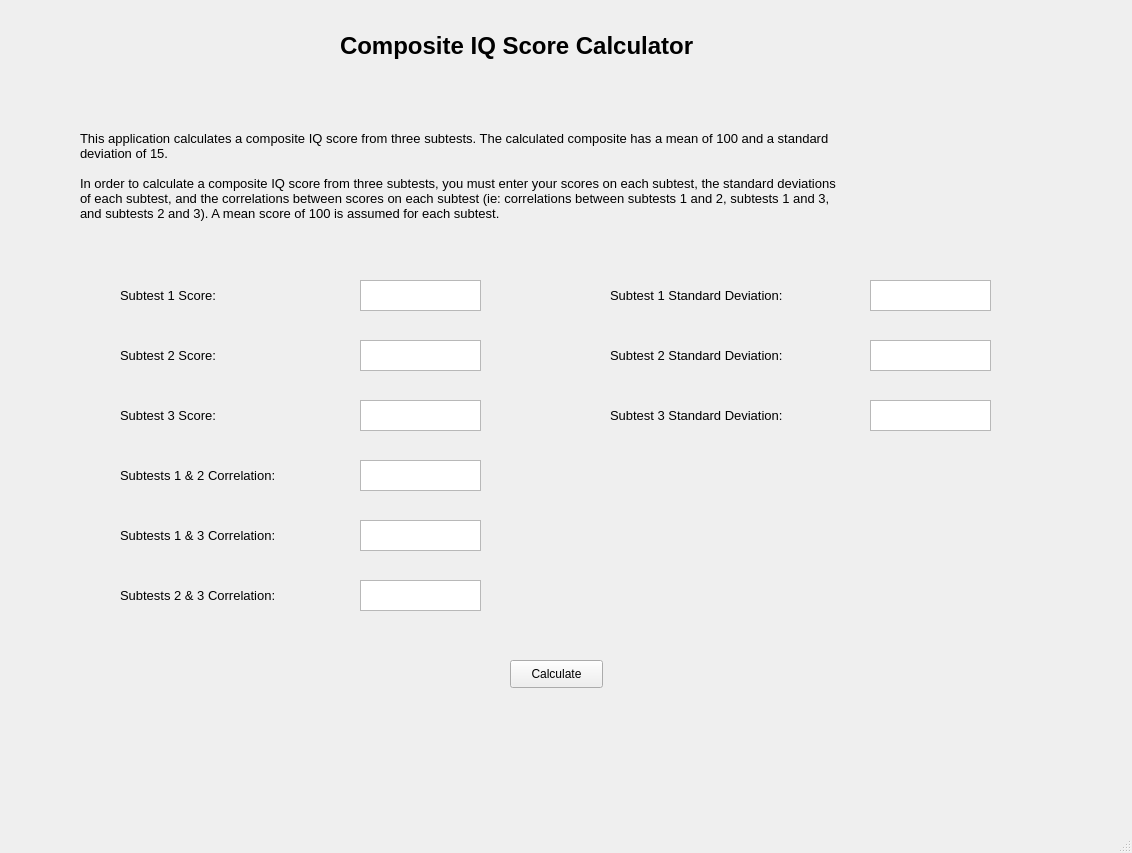
<?xml version="1.0" encoding="UTF-8"?>
<ui version="4.0">
 <class>MainWindow</class>
 <widget class="QMainWindow" name="MainWindow">
  <property name="geometry">
   <rect>
    <x>0</x>
    <y>0</y>
    <width>1132</width>
    <height>853</height>
   </rect>
  </property>
  <property name="minimumSize">
   <size>
    <width>1132</width>
    <height>853</height>
   </size>
  </property>
  <property name="maximumSize">
   <size>
    <width>1132</width>
    <height>853</height>
   </size>
  </property>
  <property name="windowTitle">
   <string>Composite IQ Score Calculator</string>
  </property>
  <widget class="QWidget" name="centralwidget">
   <widget class="QLabel" name="title">
    <property name="geometry">
     <rect>
      <x>340</x>
      <y>20</y>
      <width>491</width>
      <height>51</height>
     </rect>
    </property>
    <property name="font">
     <font>
      <pointsize>18</pointsize>
      <weight>75</weight>
      <bold>true</bold>
     </font>
    </property>
    <property name="text">
     <string>Composite IQ Score Calculator</string>
    </property>
   </widget>
   <widget class="QLabel" name="explanation">
    <property name="geometry">
     <rect>
      <x>80</x>
      <y>120</y>
      <width>2471</width>
      <height>141</height>
     </rect>
    </property>
    <property name="font">
     <font>
      <pointsize>10</pointsize>
     </font>
    </property>
    <property name="focusPolicy">
     <enum>Qt::NoFocus</enum>
    </property>
    <property name="text">
     <string>This application calculates a composite IQ score from three subtests. The calculated composite has a mean of 100 and a standard
deviation of 15.

In order to calculate a composite IQ score from three subtests, you must enter your scores on each subtest, the standard deviations
of each subtest, and the correlations between scores on each subtest (ie: correlations between subtests 1 and 2, subtests 1 and 3,
and subtests 2 and 3). A mean score of 100 is assumed for each subtest.

</string>
    </property>
    <property name="textFormat">
     <enum>Qt::PlainText</enum>
    </property>
   </widget>
   <widget class="QLabel" name="s1scorelabel">
    <property name="geometry">
     <rect>
      <x>120</x>
      <y>280</y>
      <width>131</width>
      <height>31</height>
     </rect>
    </property>
    <property name="font">
     <font>
      <pointsize>10</pointsize>
     </font>
    </property>
    <property name="text">
     <string>Subtest 1 Score: </string>
    </property>
   </widget>
   <widget class="QLabel" name="s2scorelabel">
    <property name="geometry">
     <rect>
      <x>120</x>
      <y>340</y>
      <width>131</width>
      <height>31</height>
     </rect>
    </property>
    <property name="font">
     <font>
      <pointsize>10</pointsize>
     </font>
    </property>
    <property name="text">
     <string>Subtest 2 Score: </string>
    </property>
   </widget>
   <widget class="QLabel" name="s3scorelabel">
    <property name="geometry">
     <rect>
      <x>120</x>
      <y>400</y>
      <width>131</width>
      <height>31</height>
     </rect>
    </property>
    <property name="font">
     <font>
      <pointsize>10</pointsize>
     </font>
    </property>
    <property name="text">
     <string>Subtest 3 Score: </string>
    </property>
   </widget>
   <widget class="QLabel" name="s1sdlabel">
    <property name="geometry">
     <rect>
      <x>610</x>
      <y>280</y>
      <width>231</width>
      <height>31</height>
     </rect>
    </property>
    <property name="font">
     <font>
      <pointsize>10</pointsize>
     </font>
    </property>
    <property name="text">
     <string>Subtest 1 Standard Deviation: </string>
    </property>
   </widget>
   <widget class="QLabel" name="s2sdlabel">
    <property name="geometry">
     <rect>
      <x>610</x>
      <y>340</y>
      <width>231</width>
      <height>31</height>
     </rect>
    </property>
    <property name="font">
     <font>
      <pointsize>10</pointsize>
     </font>
    </property>
    <property name="text">
     <string>Subtest 2 Standard Deviation: </string>
    </property>
   </widget>
   <widget class="QLabel" name="s3sdlabel">
    <property name="geometry">
     <rect>
      <x>610</x>
      <y>400</y>
      <width>231</width>
      <height>31</height>
     </rect>
    </property>
    <property name="font">
     <font>
      <pointsize>10</pointsize>
     </font>
    </property>
    <property name="text">
     <string>Subtest 3 Standard Deviation: </string>
    </property>
   </widget>
   <widget class="QLabel" name="r12label">
    <property name="geometry">
     <rect>
      <x>120</x>
      <y>460</y>
      <width>211</width>
      <height>31</height>
     </rect>
    </property>
    <property name="font">
     <font>
      <pointsize>10</pointsize>
     </font>
    </property>
    <property name="text">
     <string>Subtests 1 &amp; 2 Correlation: </string>
    </property>
   </widget>
   <widget class="QLabel" name="r13label">
    <property name="geometry">
     <rect>
      <x>120</x>
      <y>520</y>
      <width>211</width>
      <height>31</height>
     </rect>
    </property>
    <property name="font">
     <font>
      <pointsize>10</pointsize>
     </font>
    </property>
    <property name="text">
     <string>Subtests 1 &amp; 3 Correlation: </string>
    </property>
   </widget>
   <widget class="QLabel" name="r23label">
    <property name="geometry">
     <rect>
      <x>120</x>
      <y>580</y>
      <width>211</width>
      <height>31</height>
     </rect>
    </property>
    <property name="font">
     <font>
      <pointsize>10</pointsize>
     </font>
    </property>
    <property name="text">
     <string>Subtests 2 &amp; 3 Correlation: </string>
    </property>
   </widget>
   <widget class="QPushButton" name="calculateButton">
    <property name="geometry">
     <rect>
      <x>510</x>
      <y>660</y>
      <width>93</width>
      <height>28</height>
     </rect>
    </property>
    <property name="text">
     <string>Calculate</string>
    </property>
   </widget>
   <widget class="QLabel" name="outputComposite">
    <property name="geometry">
     <rect>
      <x>120</x>
      <y>710</y>
      <width>911</width>
      <height>81</height>
     </rect>
    </property>
    <property name="font">
     <font>
      <pointsize>10</pointsize>
     </font>
    </property>
    <property name="text">
     <string/>
    </property>
   </widget>
   <widget class="QPlainTextEdit" name="s1scoreinput">
    <property name="geometry">
     <rect>
      <x>360</x>
      <y>280</y>
      <width>121</width>
      <height>31</height>
     </rect>
    </property>
   </widget>
   <widget class="QPlainTextEdit" name="s3scoreinput">
    <property name="geometry">
     <rect>
      <x>360</x>
      <y>400</y>
      <width>121</width>
      <height>31</height>
     </rect>
    </property>
   </widget>
   <widget class="QPlainTextEdit" name="s2scoreinput">
    <property name="geometry">
     <rect>
      <x>360</x>
      <y>340</y>
      <width>121</width>
      <height>31</height>
     </rect>
    </property>
   </widget>
   <widget class="QPlainTextEdit" name="r12input">
    <property name="geometry">
     <rect>
      <x>360</x>
      <y>460</y>
      <width>121</width>
      <height>31</height>
     </rect>
    </property>
   </widget>
   <widget class="QPlainTextEdit" name="r13input">
    <property name="geometry">
     <rect>
      <x>360</x>
      <y>520</y>
      <width>121</width>
      <height>31</height>
     </rect>
    </property>
   </widget>
   <widget class="QPlainTextEdit" name="r23input">
    <property name="geometry">
     <rect>
      <x>360</x>
      <y>580</y>
      <width>121</width>
      <height>31</height>
     </rect>
    </property>
   </widget>
   <widget class="QPlainTextEdit" name="s1sdinput">
    <property name="geometry">
     <rect>
      <x>870</x>
      <y>280</y>
      <width>121</width>
      <height>31</height>
     </rect>
    </property>
   </widget>
   <widget class="QPlainTextEdit" name="s2sdinput">
    <property name="geometry">
     <rect>
      <x>870</x>
      <y>340</y>
      <width>121</width>
      <height>31</height>
     </rect>
    </property>
   </widget>
   <widget class="QPlainTextEdit" name="s3sdinput">
    <property name="geometry">
     <rect>
      <x>870</x>
      <y>400</y>
      <width>121</width>
      <height>31</height>
     </rect>
    </property>
   </widget>
  </widget>
  <widget class="QMenuBar" name="menubar">
   <property name="geometry">
    <rect>
     <x>0</x>
     <y>0</y>
     <width>1132</width>
     <height>26</height>
    </rect>
   </property>
  </widget>
  <widget class="QStatusBar" name="statusbar"/>
 </widget>
 <resources/>
 <connections/>
</ui>
